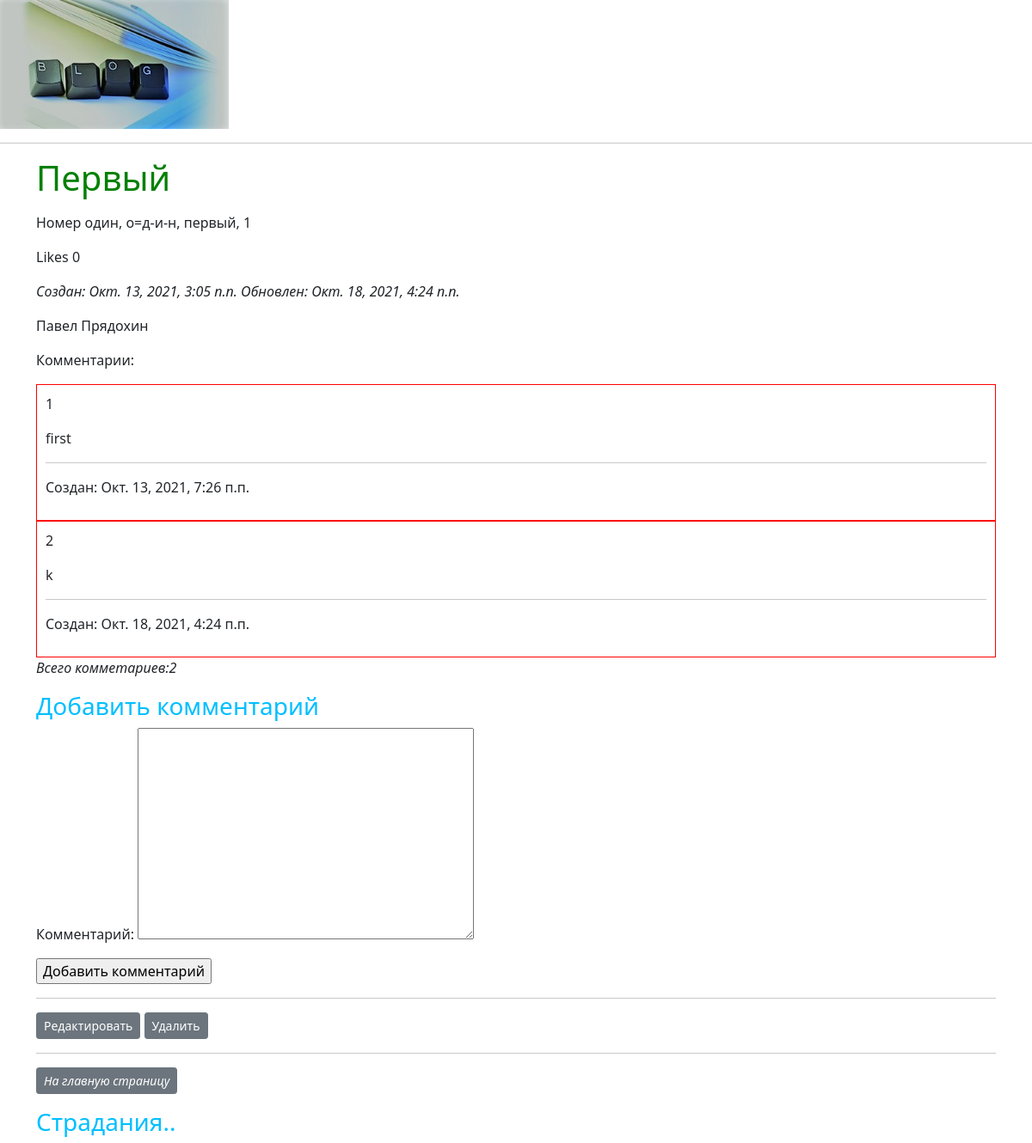
The app's page /posts/1/ with its own data.
### posts/models.py (models this page shows, shortened)
class Post(models.Model):
    id=models.AutoField(primary_key=True)
    title=models.CharField('Заголовок',max_length=120)
    content=models.TextField('Текст')
    timestamp=models.DateTimeField('Дата создания',auto_now=False, auto_now_add=True )
    updated=models.DateTimeField('Дата обновления',auto_now=True, auto_now_add=False )
    post_likes=models.IntegerField(default=0)
    status=(('r1','Роман'),('p','Поэма'),('r2','Рассказ'),('s','Стих'))
    status= models.CharField('Жанр',choices=status,max_length=2,default='r1')
    post_author=models.ForeignKey('Author',on_delete=models.CASCADE,verbose_name='Автор поста',blank=True, null=True )
    image=models.ImageField('Картинкa',blank=True,null=True)
    class Meta:
        verbose_name='Пост'
        verbose_name_plural='Посты'
        db_table='posts'#задали название в БД
        ordering=['-timestamp']#порядок

class Author(models.Model):
    id=models.AutoField(primary_key=True)
    first_name=models.CharField('Имя',max_length=120)
    second_name=models.CharField('Фамилия',max_length=120)
    email=models.EmailField('Почта',max_length=254)
    class Meta:
        verbose_name='Автор'
        verbose_name_plural='Авторы'
        db_table='authors'
        ordering=['second_name','first_name']
    def __str__(self):
        return self.first_name+' '+self.second_name

class Comments(models.Model):
    id=models.AutoField(primary_key=True)
    comment_text=models.TextField('Комментарий')
    comment_article=models.ForeignKey(Post,on_delete=models.CASCADE,verbose_name='Статья',related_name='comments')
    timepublish=models.DateTimeField('Дата пуликации',auto_now=False, auto_now_add=True, blank=True, null=True )
    active=models.BooleanField(default=True)
    class Meta:
        verbose_name='Комментарий'
        verbose_name_plural='Комментарии'
        db_table='comments'

### posts/views.py (the view, shortened to what this page needs)
# urls.py: path('<int:id>/', views.post_detail,name='detail'),
def post_detail(request,id=None):
    instance=get_object_or_404(Post,id=id)
    comment=instance.comments.filter(active=True)
    new_comment = None
    comment_form=CommentForm(data=request.POST  or None)
    content={
        'title':'post_detail',
        'instance':instance,
        'comment': comment,
        'new_comment':new_comment,
        'comment_form':comment_form
    }
    return render(request, 'post_detail.html',content)

### posts/forms.py
class CommentForm(forms.ModelForm):
    class Meta:
        model=Comments
        fields=['comment_text']

### templates/post_detail.html (shortened to what this page needs)
{% extends 'base.html'%}
{%block content%}
<div>
	<h1>{{instance.title}}</h1>
	<p>{{instance.content | linebreaks }}</p>
	<p>Likes {{instance.post_likes}}</p>
	<p><i>Создан: {{instance.timestamp}} Обновлен: {{instance.updated}}</i></p>
	<p>{{instance.post_author}}</p>
	{%if comment%}
	<p>Комментарии:</p>
	{%for i in comment%}
	<div class="comment">
		<p>{{forloop.counter}}</p>
		<p>{{i.comment_text}}</p>
		<hr>
		<p>Создан: {{i.timepublish}}</p>
	</div>
	{%empty%}
	<p>Пока нет комментариев</p>
	{%endfor%}
	{%endif%}
	{% with comment.count as total_comments%}
	<p><i>Всего комметариев:{{total_comments}}</i></p>
	{%endwith%}
	{%if new_comment%}
	<p>Ваш комментарий был добавлен</p>
	{%else%}
	<h3>Добавить комментарий</h3>
	<form method="POST" action="" enctype="multipart/form-data">
		{{comment_form.as_p}}
		<input type="submit" value='Добавить комментарий'>
	</form>
	{%endif%}
</div>
<hr>
<a href="{% url 'posts:update' id=instance.id%}" type="button" class="btn btn-secondary btn-sm"> Редактировать</a>
<a href="{% url 'posts:delete' id=instance.id%}" type="button" class="btn btn-secondary btn-sm"> Удалить</a>
<hr>
<p><i><a href="{% url 'posts:list'%}" type="button" class="btn btn-secondary btn-sm"> На главную страницу</a></i></p>
<h3>Страдания..</h3>
{%endblock content%}

### static/css/base.css (style rules this page uses)
h1 { color: green; }

### records on screen
Post: title "Первый", content "Номер один, о=д-и-н, первый, 1", post_likes "0", timestamp "Окт. 13, 2021, 3:05 п.п.", updated "Окт. 18, 2021, 4:24 п.п.", post_author "Павел Прядохин"
Comments: comment_text "first", timepublish "Окт. 13, 2021, 7:26 п.п."
Comments: comment_text "k", timepublish "Окт. 18, 2021, 4:24 п.п."

### other values on screen
{{ total_comments }} "2"
